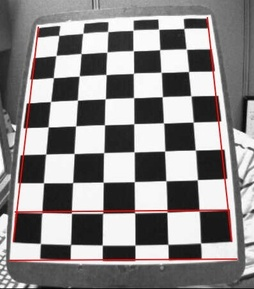
#> input picture pictures/calib.jpg, 254 x 289 px, shrunk from 398 x 454 before the run
$ python Calibration.py
#> lines starting #> are read from the running program, lines starting #| are printed output that depends on the picture
# -*- coding: utf-8 -*-
"""
Created on Thu Jul  7 21:11:55 2016

@author: sanketjain
"""


import numpy as np
import cv2
import glob

# termination criteria
criteria = (cv2.TERM_CRITERIA_EPS + cv2.TERM_CRITERIA_MAX_ITER, 30, 0.001)

# prepare object points, like (0,0,0), (1,0,0), (2,0,0) ....,(6,5,0)
objp = np.zeros((6*7,3), np.float32)
objp[:,:2] = np.mgrid[0:7,0:6].T.reshape(-1,2)

# Arrays to store object points and image points from all the images.
objpoints = [] # 3d point in real world space
imgpoints = [] # 2d points in image plane.

images = glob.glob('/Users/sanketjain/Documents/Coding/Opencv/pictures/calib.jpg')

for fname in images:
    img = cv2.imread(fname)
#> img is the input picture: shape (289, 254, 3); mean B, G, R 135.6, 135.6, 138.8
    gray = cv2.cvtColor(img,cv2.COLOR_BGR2GRAY)
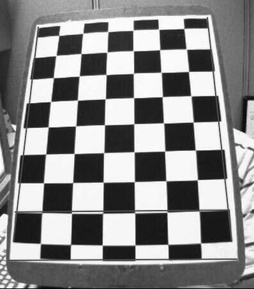
#> gray: shape (289, 254); min 2, max 255, mean 136.6

    # Find the chess board corners
    ret, corners = cv2.findChessboardCorners(gray, (7,6),None)
#> ret = True; corners = 42 rows, first 8: [42.07, 213.2], [43.64, 182.8], [45.7, 153.7], [48.32, 127.1], [50.55, 101.4], [53.42, 77.69], [56, 55.46], [71.52, 213.8]

    # If found, add object points, image points (after refining them)
    if ret == True:
        objpoints.append(objp)

        cv2.cornerSubPix(gray,corners,(11,11),(-1,-1),criteria)
        imgpoints.append(corners)

        # Draw and display the corners
'''        cv2.drawChessboardCorners(img, (7,6), corners,ret)
        cv2.imshow('img',img)
        cv2.waitKey(0)

cv2.destroyAllWindows() '''


ret, mtx, dist, rvecs, tvecs = cv2.calibrateCamera(objpoints, imgpoints, gray.shape[::-1],None,None)
#> ret = 0.137; mtx = [[259.9, 0, 145.5], [0, 250, 129.9], [0, 0, 1]]; dist = [[-0.172, 0.0278, -0.0019, -0.00637, 0.0519]]; rvecs = ([-0.265, -0.191, -1.59],); tvecs = ([-3.33, 2.76, 8.02],)


img = cv2.imread('/Users/sanketjain/Documents/Coding/Opencv/pictures/chess.jpg')
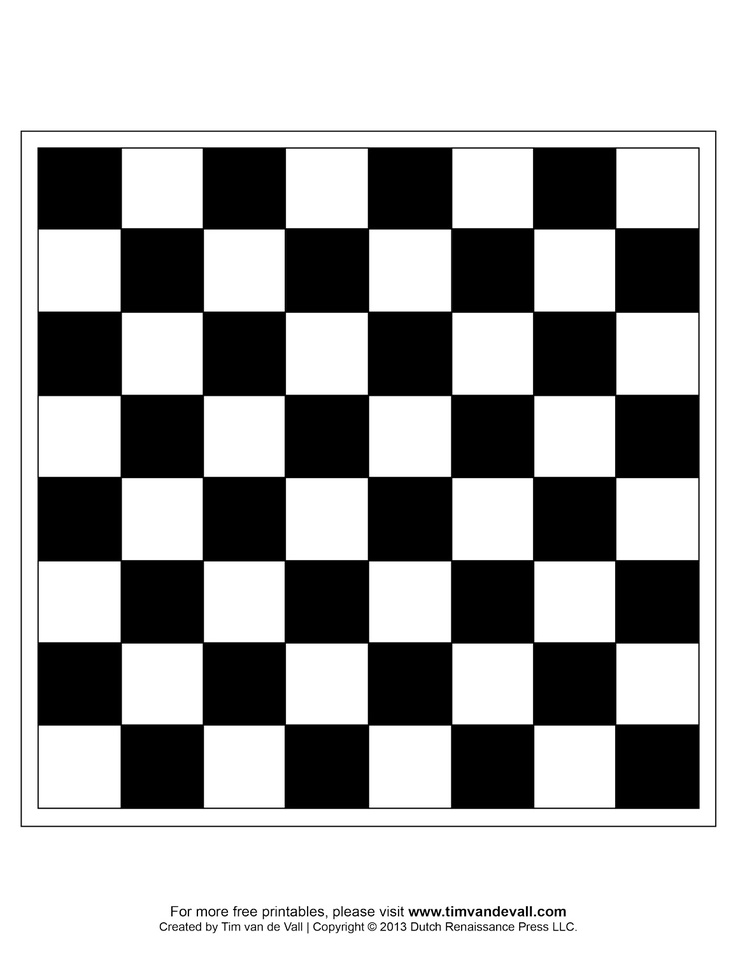
#> input picture pictures/chess.jpg, 738 x 956 px, shrunk from 1159 x 1500 before the run, found by its file name
#> img is the input picture: shape (956, 738, 3); min 0, max 255, mean 171
h,  w = img.shape[:2]
#> h = 956; w = 738
newcameramtx, roi=cv2.getOptimalNewCameraMatrix(mtx,dist,(w,h),1,(w,h))
#> newcameramtx = [[419.5, 0, 252.6], [0, 618.7, 352.3], [0, 0, 1]]; roi = (250, 319, 7, 43)

'''
# undistort
dst = cv2.undistort(img, mtx, dist, None, newcameramtx)

# crop the image
x,y,w,h = roi
dst = dst[y:y+h, x:x+w]
cv2.imwrite('calibresult.png',dst)

'''


# undistort
mapx,mapy = cv2.initUndistortRectifyMap(mtx,dist,None,newcameramtx,(w,h),5)
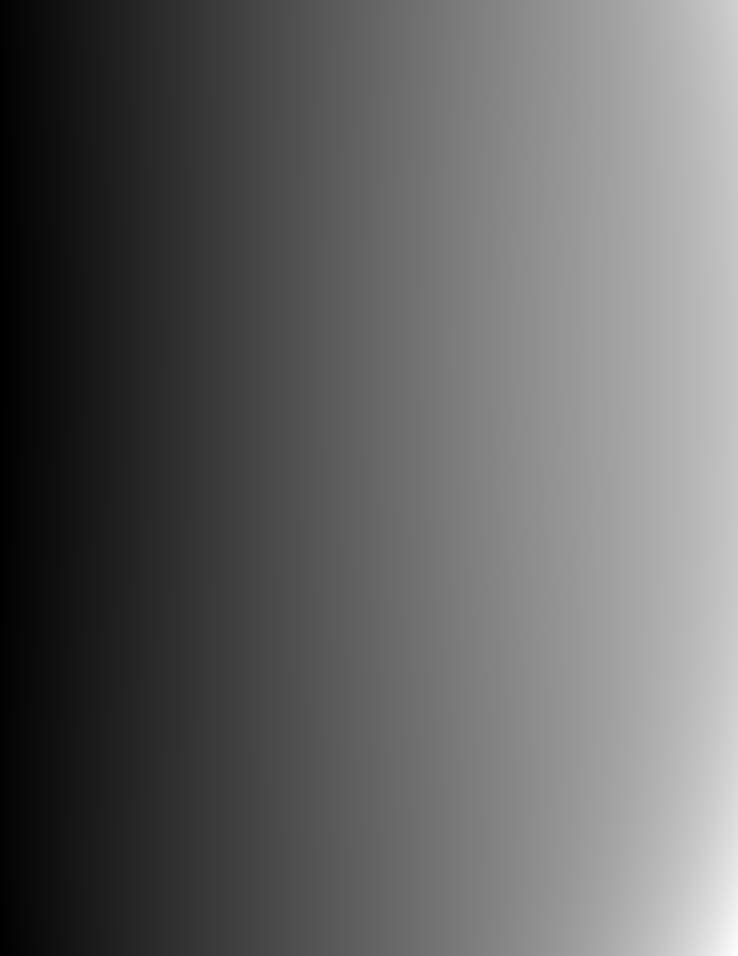
#> mapx: shape (956, 738) float32; min -4.4, max 547.3, mean 211; drawn with min black and max white
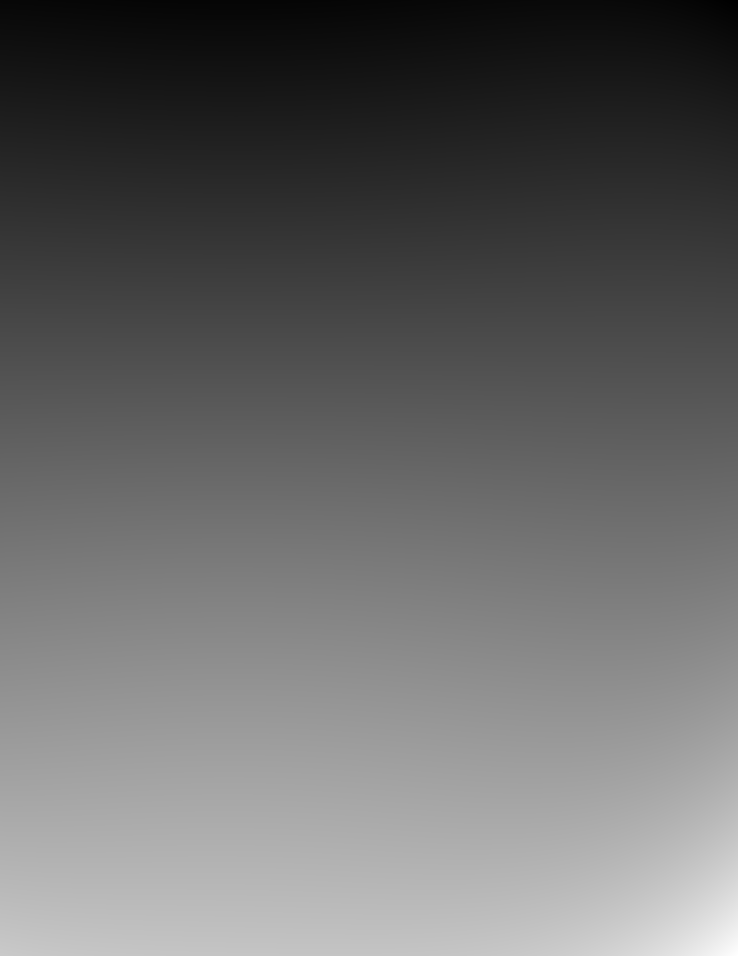
#> mapy: shape (956, 738) float32; min -15.45, max 458, mean 176.8; drawn with min black and max white
dst = cv2.remap(img,mapx,mapy,cv2.INTER_LINEAR)
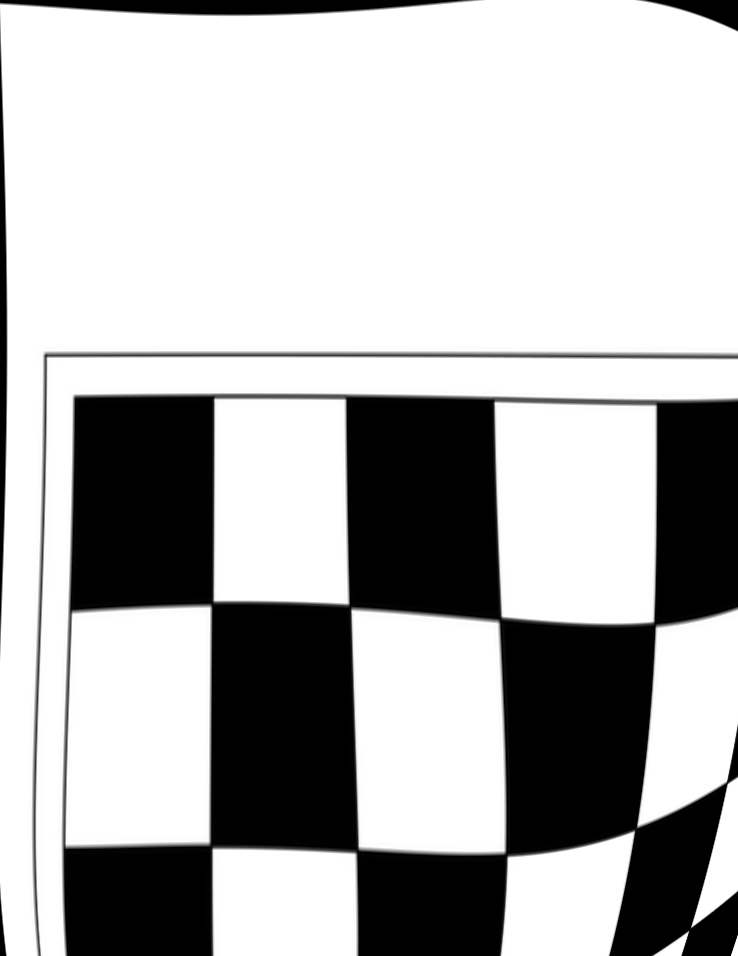
#> dst: shape (956, 738, 3); min 0, max 255, mean 179.7

# crop the image
x,y,w,h = roi
#> x = 250; y = 319; w = 7; h = 43
dst = dst[y:y+h, x:x+w]
cv2.imwrite('calibresult.png',dst)
